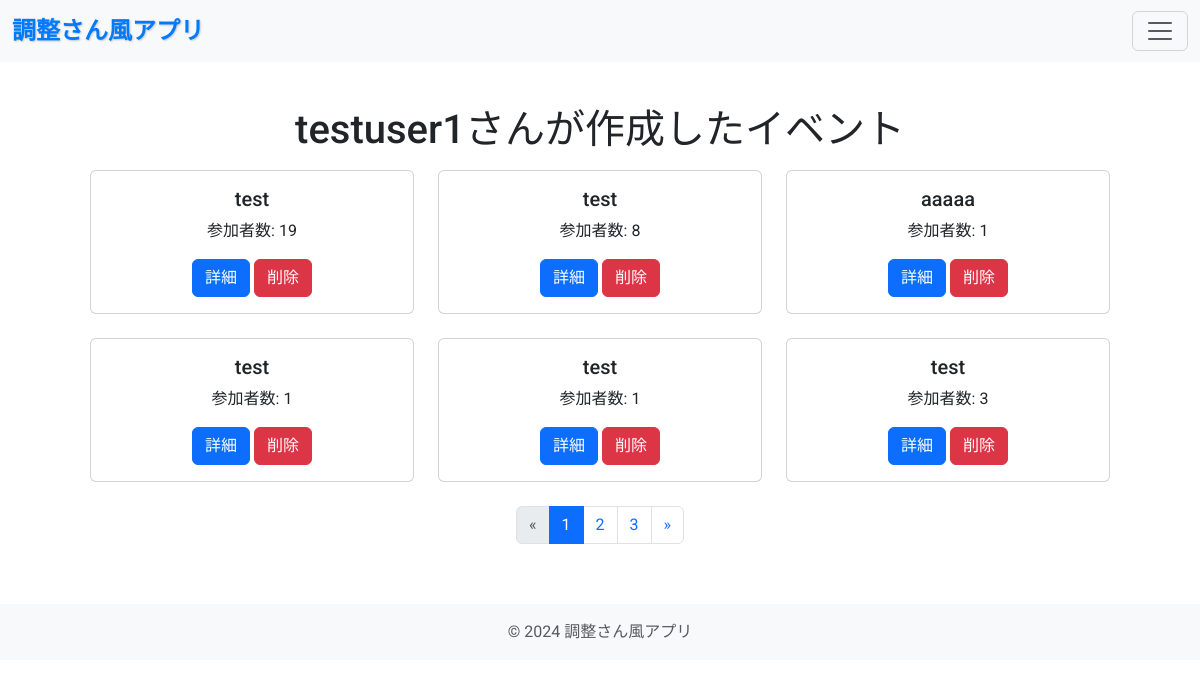
The app's page /my-page/ (signed in) with its own data.
### accounts/models.py (models this page shows)
class User(AbstractUser):
    pass

### scheduler/models.py (models this page shows)
class Event(models.Model):
    title = models.CharField(max_length=255)
    description = models.TextField(blank=True)
    creator = models.ForeignKey(User, on_delete=models.CASCADE)
    created_at = models.DateTimeField(default=timezone.now)
    slug = models.SlugField(unique=True)

### scheduler/views.py (the view)
# urls.py: path('my-page/', EventListView.as_view(), name='my_page'),
class EventListView(LoginRequiredMixin, ListView):
    model = Event
    template_name = "scheduler/my_page.html"
    context_object_name = 'object_list'
    paginate_by = 6  # 1ページに表示するイベント数
    def get_queryset(self):
        return Event.objects.filter(creator=self.request.user)

### scheduler/templates/scheduler/my_page.html (shortened to what this page needs)
{% extends "base.html" %}
{% block content %}
    <div class="container px-4 px-lg-5 mb-4"  style="padding: 20px; margin: 0 auto;">
        <h1 class="text-center mb-3">{{ user.username }}さんが作成したイベント</h1>
        <div class="row justify-content-center">
            {% for event in object_list %}
            <div class="col-md-4 mb-4">
                <div class="card">
                    <div class="card-body text-center">
                        <h5 class="card-title">{{ event.title }}</h5>
                        <p class="card-text">参加者数: {{ event.participants.count }}</p>
                        <a href="{% url 'event_detail' event.slug %}" class="btn btn-primary">詳細</a>
                        <form action="{% url 'event_delete' event.slug %}" method="post" style="display: inline-block;">
                            <button type="submit" class="btn btn-danger" onclick="return confirm('本当に削除しますか？')">削除</button>
                        </form>
                    </div>
                </div>
            </div>
            {% empty %}
            <p>現在、イベントがありません。</p>
            {% endfor %}
        </div>
        {% if is_paginated %}
            <nav>
                <ul class="pagination justify-content-center">
                    {% if page_obj.has_previous %}
                        <li class="page-item">
                            <a class="page-link" href="?page={{ page_obj.previous_page_number }}" aria-label="Previous">
                                <span aria-hidden="true">&laquo;</span>
                            </a>
                        </li>
                    {% else %}
                        <li class="page-item disabled">
                            <span class="page-link">&laquo;</span>
                        </li>
                    {% endif %}
                    {% for num in page_obj.paginator.page_range %}
                        {% if page_obj.number == num %}
                            <li class="page-item active">
                                <span class="page-link">{{ num }}</span>
                            </li>
                        {% elif num > page_obj.number|add:-3 and num < page_obj.number|add:3 %}
                            <li class="page-item">
                                <a class="page-link" href="?page={{ num }}">{{ num }}</a>
                            </li>
                        {% endif %}
                    {% endfor %}
                    {% if page_obj.has_next %}
                        <li class="page-item">
                            <a class="page-link" href="?page={{ page_obj.next_page_number }}" aria-label="Next">
                                <span aria-hidden="true">&raquo;</span>
                            </a>
                        </li>
                    {% else %}
                        <li class="page-item disabled">
                            <span class="page-link">&raquo;</span>
                        </li>
                    {% endif %}
                </ul>
            </nav>
        {% endif %}
    </div>
{% endblock %}

### scheduler/static/css/style.css (style rules this page uses)
body { font-family: 'Roboto', sans-serif; }

### records on screen
User: username "testuser1"
Event: title "test", participants.count "19"
Event: title "test", participants.count "8"
Event: title "aaaaa", participants.count "1"
Event: title "test", participants.count "1"
Event: title "test", participants.count "1"
Event: title "test", participants.count "3"

### other values on screen
{{ num }} "1"
{{ num }} "2" "3"
